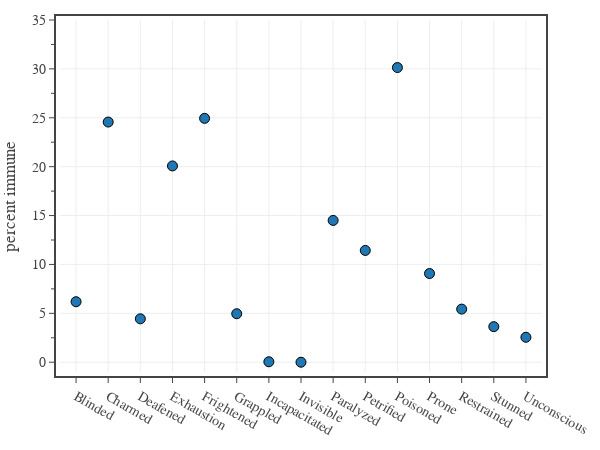

Source (notebook cell):
### Code cell
# Fig. 1: Plots the average probability that a monster is immune to each condition
#df1 = df0[df0['Category'].isin(['generic','legendary','unique']) & df0['CR'].between(1/8, 30)]
df1 = df0[df0['CR'].between(1/8, 30)]

conditions = CONDITIONS.copy()

# create custom text
total_monsters = df1.shape[0]
total_immune = [int(df1[c].sum().tolist()) for c in conditions]
pct_immune = [100*df1[c].mean().tolist() for c in conditions]
custom_text = [f'{p:.0f}% ({i} out of {total_monsters})' for p, i in zip(pct_immune, total_immune)]

# create figure
fig = go.Figure(
    layout=go.Layout(
        template=tfb.FIG_TEMPLATE,
        xaxis=dict(
            range=[-0.5, len(conditions)-0.5],
            automargin=True,
        ),
        yaxis=dict(
            title_text='percent immune',
            automargin=True,
            range=[-1, 35],
            tick0=0, dtick=5,
            minor=dict(tick0=0, dtick=2.5),
        )
    )
)

fig.add_trace(go.Scatter(
    x=conditions,
    y=pct_immune,
    mode='markers', 
    marker=dict(size=10, line=dict(width=1, color='Black')),
    text=custom_text,
    unselected=dict(marker=dict(opacity=0.0)),
    hovertemplate=
        '<b>Condition:</b> %{x}<br>'+
        '<b>Immune:</b> %{text}'+
        '<extra></extra>'
))

# show figure
fig.update_layout(width=600, height=450)
fig.show(config=tfb.FIG_CONFIG)

# save figures
if SAVEFIGS:
    fig.update_layout(autosize=True, width=None, height=None)
    tfb.save_fig_html(fig, format='large', name=f'./fig-condition-immunity-probability-large', style='aspect-ratio:600/450')
    tfb.save_fig_html(fig, format='small', name=f'./fig-condition-immunity-probability-small', style='aspect-ratio:600/500')

### Figure 1 — Plotly figure (JSON) as saved in the notebook; plotly's stock layout.template omitted (floating-point values rounded to 4 significant figures)
{"data": [{"hovertemplate": "<b>Condition:</b> %{x}<br><b>Immune:</b> %{text}<extra></extra>", "marker": {"line": {"color": "Black", "width": 1}, "size": 10}, "mode": "markers", "text": ["6% (131 out of 2117)", "25% (520 out of 2117)", "4% (94 out of 2117)", "20% (425 out of 2117)", "25% (528 out of 2117)", "5% (105 out of 2117)", "0% (1 out of 2117)", "0% (0 out of 2117)", "15% (307 out of 2117)", "11% (242 out of 2117)", "30% (638 out of 2117)", "9% (192 out of 2117)", "5% (115 out of 2117)", "4% (77 out of 2117)", "3% (54 out of 2117)"], "type": "scatter", "unselected": {"marker": {"opacity": 0}}, "x": ["Blinded", "Charmed", "Deafened", "Exhaustion", "Frightened", "Grappled", "Incapacitated", "Invisible", "Paralyzed", "Petrified", "Poisoned", "Prone", "Restrained", "Stunned", "Unconscious"], "y": [6.188, 24.56, 4.44, 20.08, 24.94, 4.96, 0.04724, 0, 14.5, 11.43, 30.14, 9.069, 5.432, 3.637, 2.551]}], "layout": {"height": 450, "width": 600, "xaxis": {"automargin": true, "range": [-0.5, 14.5]}, "yaxis": {"automargin": true, "dtick": 5, "minor": {"dtick": 2.5, "tick0": 0}, "range": [-1, 35], "tick0": 0, "title": {"text": "percent immune"}}}}
